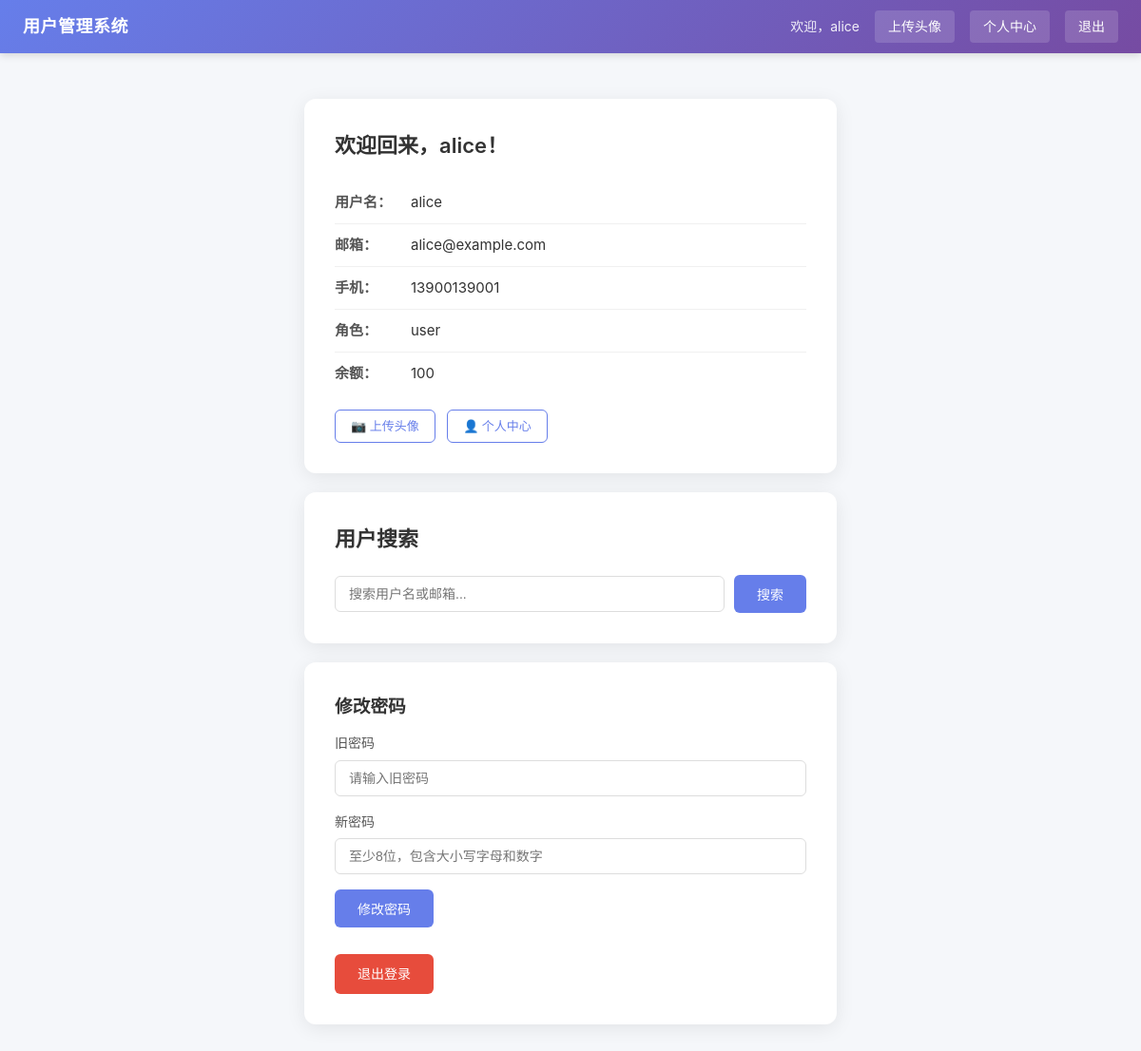
Before: / (signed in) with the older database file.
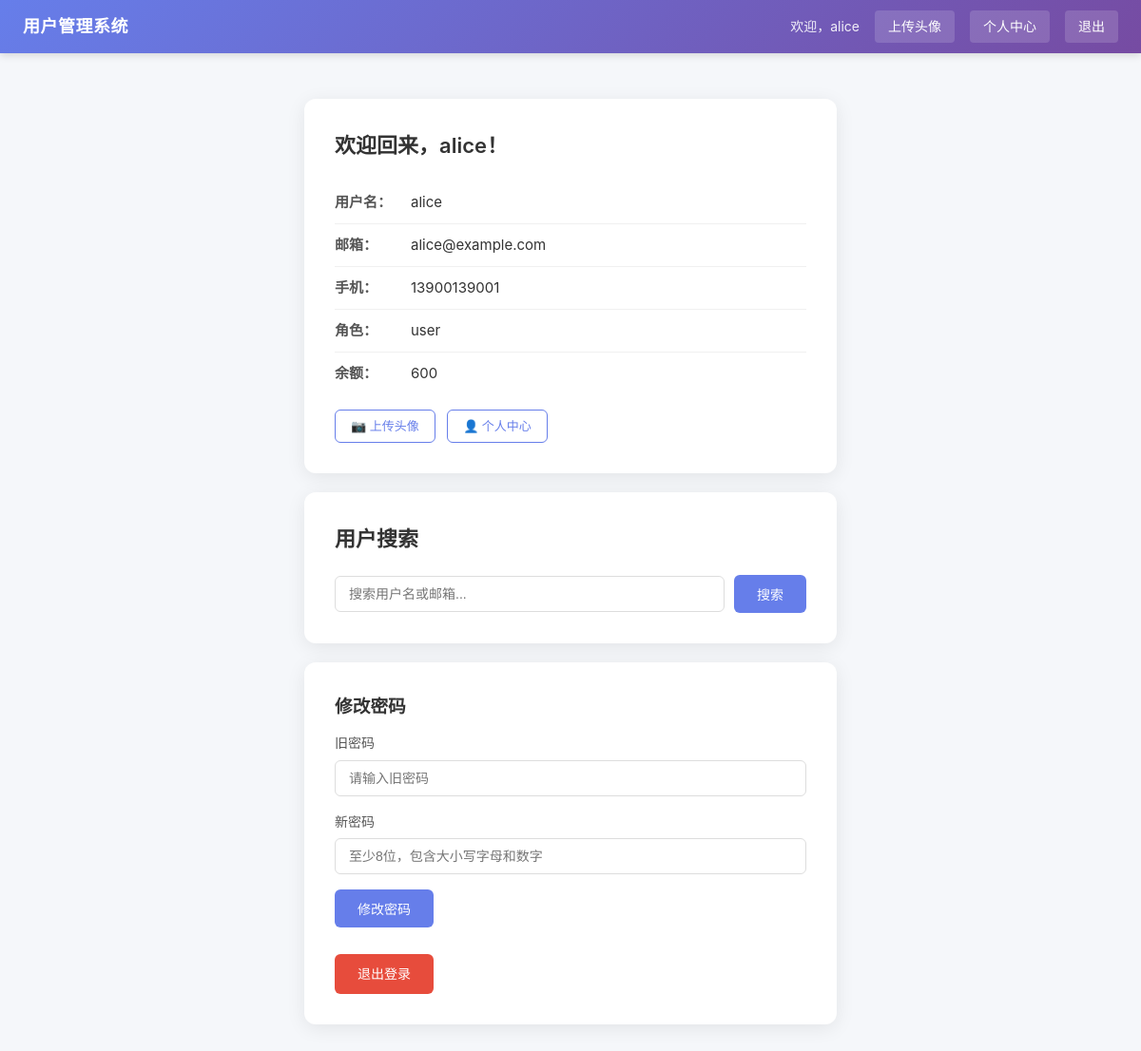
After: the same page with the newer database file.
### tables this page shows
CREATE TABLE users (
        id INTEGER PRIMARY KEY AUTOINCREMENT,
        username TEXT UNIQUE NOT NULL,
        password TEXT NOT NULL,
        email TEXT,
        phone TEXT,
        role TEXT DEFAULT 'user',
        balance INTEGER DEFAULT 0
    );

### app.py (the view, shortened to what this page needs)
@app.route("/")
def index():
    username = session.get("username")
    user_info = None
    if username:
        user_info = get_db_user(username)
    search_keyword = request.args.get("keyword", "")
    search_results = []
    return render_template("index.html", username=username, user=user_info,
                           search_results=search_results, search_keyword=search_keyword)

### app.py (called while the page is built)
def get_db_user(username):
    conn = sqlite3.connect('data/users.db')
    c = conn.cursor()
    c.execute("SELECT id, username, password, email, phone, role, balance FROM users WHERE username = ?", (username,))
    row = c.fetchone()
    conn.close()
    if row:
        return {
            'id': row[0], 'username': row[1], 'password': row[2],
            'email': row[3], 'phone': row[4], 'role': row[5], 'balance': row[6]
        }
    return None

@app.after_request
def add_security_headers(response):
    response.headers["X-Content-Type-Options"] = "nosniff"
    response.headers["X-Frame-Options"] = "DENY"
    response.headers["X-XSS-Protection"] = "1; mode=block"
    response.headers["Strict-Transport-Security"] = "max-age=31536000; includeSubDomains"
    response.headers["Content-Security-Policy"] = "default-src 'self'; img-src 'self' data:; script-src 'self' 'unsafe-inline'"
    return response

@app.before_request
def csrf_protect():
    if request.method == "POST":
        token = request.form.get("csrf_token", "")
        if not token or token != session.get("csrf_token"):
            return "CSRF Token 无效", 400

### templates/index.html (shortened to what this page needs)
<!DOCTYPE html>
<html lang="zh-CN">
<head>
    <link rel="stylesheet" href="/static/css/style.css">
</head>
<body>
    <nav class="navbar">
        <div class="nav-brand">用户管理系统</div>
        <div class="nav-menu">
            {% if username %}
            <span class="nav-welcome">欢迎，{{ username }}</span>
            <a href="/upload" class="nav-link">上传头像</a>
            <a href="/profile" class="nav-link">个人中心</a>
            <a href="/logout" class="nav-link">退出</a>
            {% else %}
            <a href="/login" class="nav-link">登录</a>
            <a href="/register" class="nav-link">注册</a>
            {% endif %}
        </div>
    </nav>
    <main class="container">
        {% if username and user %}
        <div class="card">
            <h2 class="card-title">欢迎回来，{{ username }}！</h2>
            <ul class="info-list">
                <li><span class="info-label">用户名：</span>{{ username }}</li>
                <li><span class="info-label">邮箱：</span>{{ user.email }}</li>
                <li><span class="info-label">手机：</span>{{ user.phone }}</li>
                <li><span class="info-label">角色：</span>{{ user.role }}</li>
                <li><span class="info-label">余额：</span>{{ user.balance }}</li>
            </ul>
            <div style="margin-top: 16px;">
                <a href="/upload" class="btn btn-outline" style="font-size: 13px; padding: 6px 16px;">📷 上传头像</a>
                <a href="/profile" class="btn btn-outline" style="font-size: 13px; padding: 6px 16px; margin-left: 8px;">👤 个人中心</a>
            </div>
        </div>
        <div class="card" style="margin-top: 20px;">
            <h2 class="card-title">用户搜索</h2>
            <form method="GET" action="/search" class="search-form">
                <div class="search-box">
                    <input type="text" name="keyword" class="form-input search-input" placeholder="搜索用户名或邮箱..." value="{{ search_keyword or '' }}">
                    <button type="submit" class="btn btn-primary">搜索</button>
                </div>
            </form>
        </div>
        <div class="card" style="margin-top: 20px;">
            <h3>修改密码</h3>
            <form method="POST" action="/change-password" class="password-form" style="margin-top: 12px;">
                <div class="form-group">
                    <label for="old_password">旧密码</label>
                    <input type="password" id="old_password" name="old_password" class="form-input" placeholder="请输入旧密码" required>
                </div>
                <div class="form-group">
                    <label for="new_password">新密码</label>
                    <input type="password" id="new_password" name="new_password" class="form-input" placeholder="至少8位，包含大小写字母和数字" required>
                </div>
                <button type="submit" class="btn btn-primary">修改密码</button>
            </form>
            <div style="margin-top: 16px;">
                <a href="/logout" class="btn btn-secondary">退出登录</a>
            </div>
        </div>
        {% endif %}
    </main>
</body>
</html>

### static/css/style.css (style rules this page uses)
* { margin: 0; padding: 0; box-sizing: border-box; }
body { font-family: -apple-system, BlinkMacSystemFont, "Segoe UI", Roboto, "Helvetica Neue", Arial, sans-serif; background-color: #f5f7fa; color: #333; line-height: 1.6; min-height: 100vh; }
a { text-decoration: none; color: inherit; }
ul { list-style: none; }
.navbar { display: flex; justify-content: space-between; align-items: center; padding: 0 24px; height: 56px; background: linear-gradient(135deg, #667eea 0%, #764ba2 100%); color: #fff; box-shadow: 0 2px 8px rgba(0, 0, 0, 0.15); }
.nav-brand { font-size: 18px; font-weight: 600; letter-spacing: 0.5px; }
.nav-menu { display: flex; align-items: center; gap: 16px; }
.nav-welcome { font-size: 14px; opacity: 0.9; }
.nav-link { font-size: 14px; padding: 6px 14px; border-radius: 4px; background: rgba(255, 255, 255, 0.15); transition: background 0.2s; }
.container { max-width: 600px; margin: 48px auto; padding: 0 20px; }
.card { background: #fff; border-radius: 12px; padding: 32px; box-shadow: 0 4px 20px rgba(0, 0, 0, 0.08); }
.card-title { font-size: 22px; font-weight: 600; margin-bottom: 20px; color: #333; }
.form-group { margin-bottom: 16px; }
.form-group label { display: block; margin-bottom: 6px; font-size: 14px; font-weight: 500; color: #555; }
.form-input { width: 100%; padding: 10px 14px; border: 1px solid #ddd; border-radius: 6px; font-size: 14px; outline: none; transition: border-color 0.2s; }
.btn { display: inline-block; padding: 10px 24px; border: none; border-radius: 6px; font-size: 14px; font-weight: 500; cursor: pointer; transition: background 0.2s, transform 0.1s; }
.btn-primary { background: #667eea; color: #fff; }
.btn-secondary { background: #e74c3c; color: #fff; margin-top: 12px; }
.btn-outline { background: transparent; color: #667eea; border: 1.5px solid #667eea; }
.info-list li { padding: 10px 0; border-bottom: 1px solid #f0f0f0; font-size: 15px; }
.info-list li:last-child { border-bottom: none; }
.info-label { font-weight: 600; color: #555; display: inline-block; min-width: 80px; }
.search-box { display: flex; gap: 10px; align-items: center; }
.search-input { flex: 1; }

Changed rows visible on the page:
changed users "alice": balance "100" → "600"
